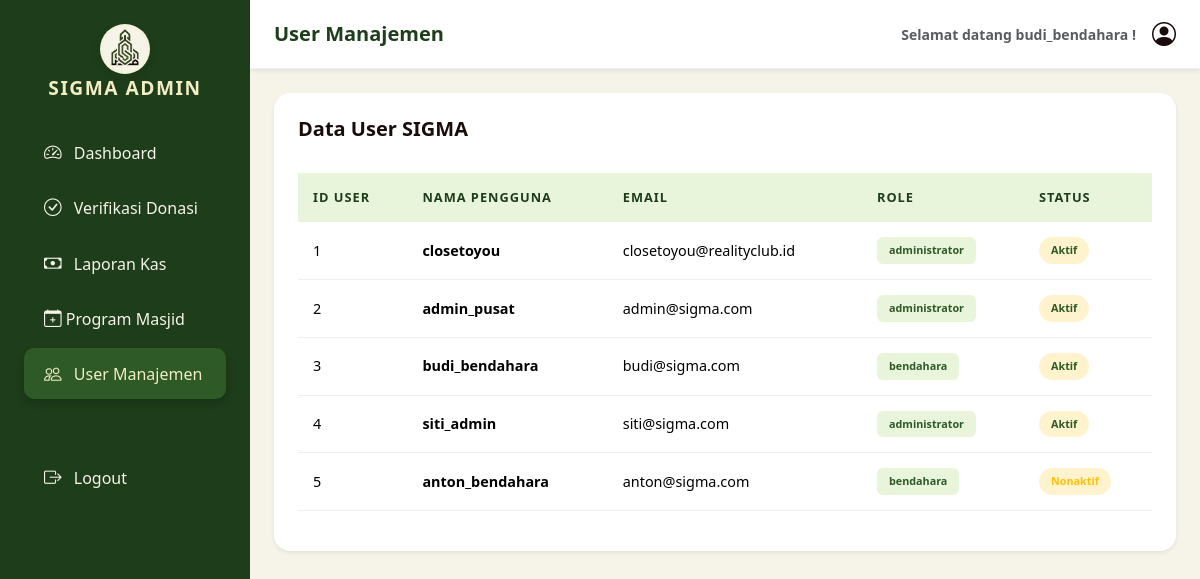
The page /user.php (signed in) on the database its author committed.
### tables this page shows
CREATE TABLE `user` (
  `userID` int(11) NOT NULL,
  `username` varchar(100) NOT NULL,
  `password` varchar(100) NOT NULL,
  `email` varchar(225) NOT NULL,
  `role` enum('administrator','bendahara') NOT NULL,
  `status` enum('nonaktif','aktif') NOT NULL DEFAULT 'nonaktif'
);

### user.php (the view, shortened to what this page needs)
<?php
include "koneksi.php";
    $queryUser = mysqli_query($connect, "SELECT username from user where userID = '{$_SESSION['userID']}'" );
    $user = mysqli_fetch_assoc($queryUser); $username = $user['username'];
    $query = mysqli_query($connect, "SELECT * from user");
?>
<!DOCTYPE html>
<html lang="en">
<head>
    <link href="https://cdn.jsdelivr.net/npm/bootstrap@5.3.8/dist/css/bootstrap.min.css" rel="stylesheet"
>
    <link rel="stylesheet" href="https://cdn.jsdelivr.net/npm/bootstrap-icons@1.11.3/font/bootstrap-icons.min.css">
    <link rel="stylesheet" href="style.css">
</head>
<body>
    <div class="dash-body d-flex" id="wrapper">
        <div class="sidebar" style="background-color: var(--hijau-tua); min-width: 250px; min-height: 100vh;">
            <div class="sidebar-heading text-center py-4 text-white">
                <div class="logo">
                    <img src="asset/SIGMA.png" height="40" class="mb-2"><br>
                </div>
                <b style="color: var(--cream);">SIGMA ADMIN</b>
            </div>
            <div class="list-group list-group-flush px-3">
                <nav class="list-group list-group-flush px-2">
                    <a href="dashboard.php" class="list-group-item list-group-item-action"><i
                            class="bi bi-speedometer2 me-2"></i>
                        Dashboard</a>
                    <a href="verifikasi.php" class="list-group-item list-group-item-action"><i
                            class="bi bi-check-circle me-2"></i>
                        Verifikasi Donasi</a>
                    <a href="kas.php" class="list-group-item list-group-item-action"><i class="bi bi-cash me-2"></i>
                        Laporan Kas</a>
                    <a href="program.php" class="list-group-item list-group-item-action"><i class="bi bi-calendar-plus"></i>
                        Program Masjid</a>
                    <a href="user.php" class="list-group-item list-group-item-action active-menu"><i
                            class="bi bi-people me-2"></i> User
                        Manajemen</a>
                    <a href="logout.php" class="list-group-item list-group-item-action mt-5 text-danger"><i
                            class="bi bi-box-arrow-right me-2"></i> Logout</a>
                </nav>
            </div>
        </div>
        <div id="page-content-wrapper" class="w-100" style="background-color: var(--putih);">
            <nav class="navbar navbar-expand-lg navbar-light bg-white py-3 px-4 shadow-sm">
                <h5 class="fw-bold m-0">User Manajemen</h5>
                <div class="ms-auto d-flex align-items-center">
                    <span class="me-3 small text-muted">Selamat datang <?=$username?> !</span>
                    <i class="bi bi-person-circle fs-4"></i>
                </div>
            </nav>
    <?php if(isset($_GET['aksi'])&& $_GET['aksi'] == 'editUser'):
        $id = $_GET['id'];
        $query = mysqli_query($connect, "SELECT * from user where userID = '$id'");
        $data = mysqli_fetch_assoc($query); ?>
            <div class="container-fluid p-4">
                <div class="bg-white p-4 rounded-4 shadow-sm">
                    <div class="d-flex justify-content-between align-items-center mb-4">
                        <h5 class="fw-bold">Data User SIGMA</h5>
                    </div>
                            <hr class="mb-4 opacity-10">
                            <form action="user.php?aksi=simpanUser&id=<?=$data['userID']?>" method="POST">
                                <div class="mb-3 row align-items-center">
                                    <label for="programID" class="col-sm-3 col-form-label fw-semibold">User ID</label>
                                    <div class="col-sm-9 text-end">
                                        <input type="text" readonly class="form-control-plaintext text-muted fw-bold"
                                            id="programID" value="<?= $data['userID']?>" style="text-align: right;">
                                    </div>
                                </div>
                                <div class="mb-3 row align-items-center">
                                    <label for="inputUsername" class="col-sm-3 col-form-label fw-semibold">Nama</label>
                                    <div class="col-sm-9">
                                        <input type="text" class="form-control rounded-pill px-3" name="username"
                                            id="inputUsername" value="<?=$data['username']?>">
                                    </div>
                                </div>
                                <div class="mb-3 row align-items-center">
                                    <label for="inputPassword" class="col-sm-3 col-form-label fw-semibold">Password</label>
                                    <div class="col-sm-9">
                                        <input type="password" class="form-control rounded-pill px-3" name="password" id="inputPassword" value="<?=$data['password']?>">
                                    </div>
                                </div>
                                <div class="mb-3 row align-items-center">
                                    <label for="inputEmail" class="col-sm-3 col-form-label fw-semibold">Email</label>
                                    <div class="col-sm-9">
                                        <input type="text" class="form-control rounded-pill px-3" name="email"
                                            id="inputEmail" value="<?=$data['email']?>">
                                    </div>
                                </div>
                                <div class="mb-4 row align-items-center">
                                    <label for="role"
                                        class="col-sm-3 col-form-label fw-semibold">Status</label>
                                    <div class="col-sm-9">
                                        <select class="form-select rounded-pill px-3" name="role"
                                            id="role" required>
                                            <option selected disabled value="">Pilih Role...</option>
                                            <option value="administrator" <?=($data['role'] == 'administrator')? 'selected': ''?>>Administrator</option>
                                            <option value="bendahara" <?=($data['role'] == 'bendahara')? 'selected': ''?>>Bendahara</option>
                                        </select>
                                    </div>
                                </div>
                                <div class="mb-4 row align-items-center">
                                    <label for="validationStatus"
                                        class="col-sm-3 col-form-label fw-semibold">Status</label>
                                    <div class="col-sm-9">
                                        <select class="form-select rounded-pill px-3" name="status"
                                            id="validationStatus" required>
                                            <option selected disabled value="">Pilih Status...</option>
                                            <option value="aktif" <?=($data['status'] == 'aktif')? 'selected': ''?>>Aktif</option>
                                            <option value="nonaktif" <?=($data['status'] == 'nonaktif')? 'selected': ''?>>Nonaktif</option>
                                        </select>
                                    </div>
                                </div>
                                <div class="d-flex justify-content-end gap-2 mt-4">
                                    <a href="user.php"><button type="button"
                                            class="btn btn-light rounded-pill px-4">Batal</button></a>
                                    <button type="submit"
                                            class="btn btn-success rounded-pill px-4 shadow-sm">Simpan
                                            Perubahan</button>
                                </div>
                            </form>
                    </div>
            </div>
    <?php else:?>
            <div class="container-fluid p-4">
                <div class="bg-white p-4 rounded-4 shadow-sm">
                    <div class="d-flex justify-content-between align-items-center mb-4">
                        <h5 class="fw-bold">Data User SIGMA</h5>
                    </div>
                    <div class="table-responsive" style="max-height: 60vh; overflow-y: auto; scroll-behavior: smooth;">
                        <table class="table align-middle custom-admin-table">
                            <thead>
                                <tr>
                                    <th>ID User</th>
                                    <th>Nama Pengguna</th>
                                    <th>Email</th>
                                    <th>Role</th>
                                    <th>Status</th>
                                </tr>
                            </thead>
                            <tbody>
                            <?php while($data=mysqli_fetch_assoc($query)):?>
                                <tr>
                                    <td><?=$data['userID']?></td>
                                    <td><b><?=$data['username']?></b></td>
                                    <td><?=$data['email']?></td>
                                    <td><span class="badge bg-sage text-success"><?=$data['role']?></span></td>
                                    <td>
                                        <?php if ($data['status'] == 'aktif'): ?>
                                            <span class="badge bg-warning-subtle text-success rounded-pill">Aktif</span>
                                        <?php else: ?>
                                            <span class="badge bg-warning-subtle text-warning rounded-pill">Nonaktif</span>
                                        <?php endif; ?>
                                    </td>
                                </tr>
                            <?php endwhile; ?>
                            </tbody>
                        </table>
                    </div>
                </div>
            </div>
        <?php endif;?>
        </div>
    </div>
</body>
</html>

### style.css (style rules this page uses)
:root { --coklat: #1B0C0C; --hijau-muda: #2d5a27; --hijau-tua: #1e3d1a; --cream: #F2EDC2; --sage: #E9F5DB; --putih: #F6F4E8; --h1-size: 32px; --h2-size: 24px; --h3-size: 18px; --h4-size: 16px; --h5-size: 14px; }
body { margin: 0; padding: 0; }
.navbar { background-color: var(--sage); }
span { font-family: 'Segoe UI', sans-serif; color: var(--hijau-tua); font-size: var(--h2-size); font-weight: 900; }
.dash-body { background-color: var(--putih); color: var(--coklat); overflow-x: hidden; }
.sidebar { background-color: var(--hijau-tua) !important; box-shadow: 4px 0 10px rgba(0, 0, 0, 0.1); transition: all 0.3s; }
.sidebar-heading b { letter-spacing: 1.5px; font-size: 1.2rem; }
.list-group-item { border: none !important; padding: 12px 20px !important; margin-bottom: 5px; border-radius: 10px !important; background-color: transparent !important; color: var(--putih) !important; font-weight: 500; transition: 0.3s; }
.list-group-item i { font-size: 1.1rem; }
.active-menu { background-color: var(--hijau-muda) !important; color: var(--cream) !important; box-shadow: 0 4px 8px rgba(0, 0, 0, 0.2); }
.custom-admin-table thead th { background-color: var(--sage); color: var(--hijau-tua); font-size: 0.8rem; text-transform: uppercase; letter-spacing: 1px; padding: 15px; border: none; }
.custom-admin-table tbody td { padding: 15px; font-size: 0.9rem; border-bottom: 1px solid #eee; }
.bg-sage { background-color: var(--sage) !important; }
.text-success { color: var(--hijau-muda) !important; }
.badge { padding: 8px 12px; font-weight: 600; }
.navbar { border-bottom: 1px solid rgba(0, 0, 0, 0.05); }
.navbar h5 { color: var(--hijau-tua); }
.logo { background-color: var(--putih); margin-left: auto; margin-right: auto; width: 50px; height: 50px; border-radius: 50%; border: 3px solid rgba(242, 237, 194, 0.3); box-shadow: 0 4px 10px rgba(0, 0, 0, 0.1); }

### rows shown on the page
user: username "budi_bendahara", userID "3", email "budi@sigma.com", role "bendahara", status "Aktif"
user: userID "1", username "closetoyou", email "closetoyou@realityclub.id", role "administrator", status "Aktif"
user: userID "2", username "admin_pusat", email "admin@sigma.com", role "administrator", status "Aktif"
user: userID "4", username "siti_admin", email "siti@sigma.com", role "administrator", status "Aktif"
user: userID "5", username "anton_bendahara", email "anton@sigma.com", role "bendahara", status "Nonaktif"
